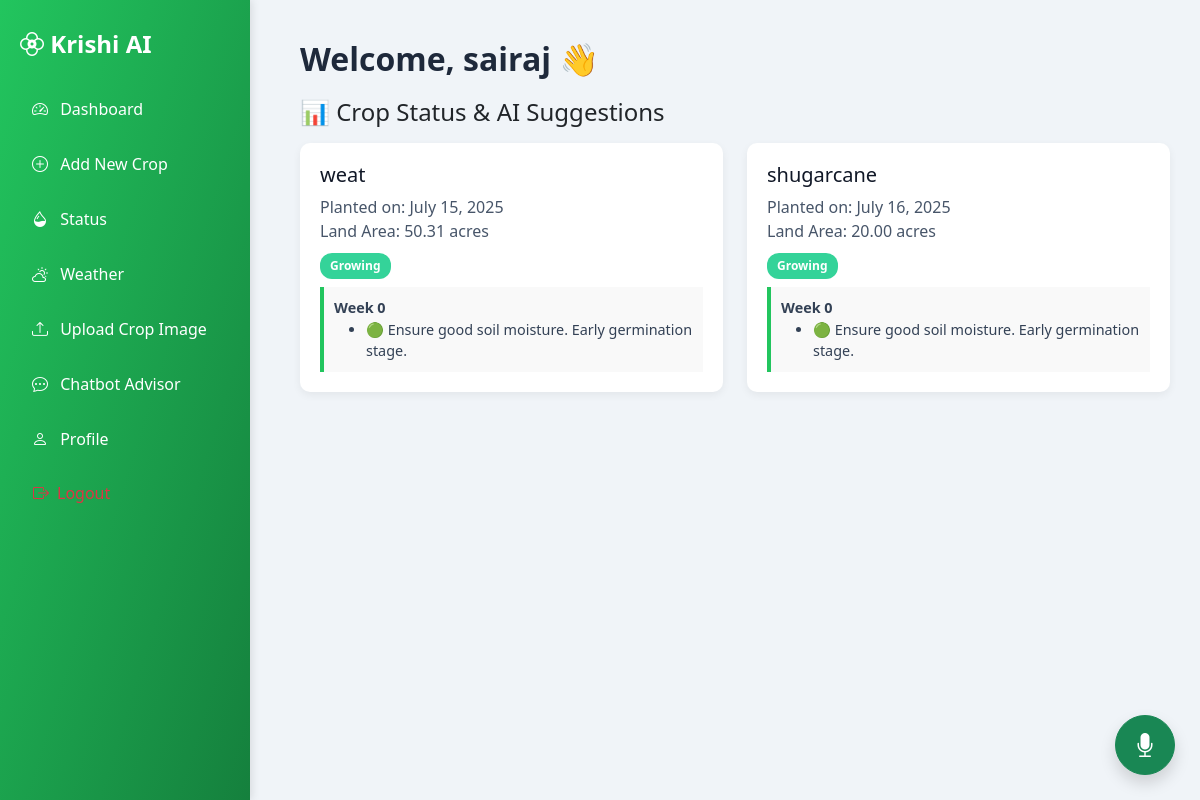
The page /dashboard/?action=status (signed in) on the database its author committed.
### crop_tracker/models.py (models this page shows, shortened)
class Crop(models.Model):
    STAGE_CHOICES = [
        ('germination', 'Germination'),
        ('vegetative', 'Vegetative'),
        ('flowering', 'Flowering'),
        ('harvest', 'Harvest'),
    ]
    user = models.ForeignKey(User, on_delete=models.CASCADE)
    name = models.CharField(max_length=50)
    date_planted = models.DateField()
    growth_stage = models.CharField(max_length=20, choices=STAGE_CHOICES)
    notes = models.TextField(blank=True)
    status = models.CharField(    max_length=20,
    choices=[('Growing', 'Growing'), ('Harvested', 'Harvested')],
    default='Growing'  # ← added default here
    )
    land_area = models.DecimalField(max_digits=10, decimal_places=2, help_text="In acres or hectares", default=1.0)

### crop_tracker/views.py (the view, shortened to what this page needs)
# urls.py: path('dashboard/', views.dashboard, name='dashboard'),
@login_required
def dashboard(request):
    profile, _ = UserProfile.objects.get_or_create(user=request.user)
    action = request.GET.get("action")
    show_form = action == "add"
    show_status = action == "status"
    show_weather = action == "weather"
    show_chatbot = action == "chatbot"
    show_upload = action == "upload"
    crops = Crop.objects.filter(user=request.user)
    growing_crops = crops.filter(status="Growing")
    dashboard_data = []
    for crop in growing_crops:
        info = get_crop_suggestion(crop)
        dashboard_data.append({
            "crop": crop,
            "weeks": info["weeks"],
            "suggestions": info["suggestions"]
        })
    weather_data = None
    return render(request, 'dashboard.html', {
    'crops': crops,
    'growing_crops': growing_crops,
    'dashboard_data': dashboard_data,
    'profile': profile,
    'show_form': show_form,
    'show_status': show_status,
    'show_weather': show_weather,
    'weather_data': weather_data,
    'show_chatbot': show_chatbot,
    'show_upload': show_upload,
    'action': action,
})

### crop_tracker/views.py (called while the page is built)
def get_crop_suggestion(crop):
    weeks = (date.today() - crop.date_planted).days // 7
    stage = crop.growth_stage
    suggestions = []
    if weeks < 2:
        suggestions.append("🟢 Ensure good soil moisture. Early germination stage.")
    elif stage == "vegetative":
        suggestions.append("🌱 Apply nitrogen-rich fertilizer.")
        suggestions.append("🧼 Watch for early pests like aphids.")
    elif stage == "flowering":
        suggestions.append("💧 Ensure consistent watering.")
        suggestions.append("🦟 Protect against fungal attacks.")
    elif stage == "harvest":
        suggestions.append("🌾 Prepare for harvest. Limit irrigation.")
    return {
        "weeks": weeks,
        "suggestions": suggestions
    }

### crop_tracker/templates/dashboard.html (shortened to what this page needs)
{% load static %}
<!DOCTYPE html>
<html lang="en">
<head>
  <link href="https://cdn.jsdelivr.net/npm/bootstrap@5.3.2/dist/css/bootstrap.min.css" rel="stylesheet" />
  <link href="https://cdn.jsdelivr.net/npm/bootstrap-icons@1.11.3/font/bootstrap-icons.css" rel="stylesheet" />
</head>
<body>
<div class="sidebar">
  <h4><i class="bi bi-flower2"></i> Krishi AI</h4>
  <a href="{% url 'dashboard' %}"><i class="bi bi-speedometer2 me-2"></i> Dashboard</a>
  <a href="{% url 'dashboard' %}?action=add"><i class="bi bi-plus-circle me-2"></i> Add New Crop</a>
  <a href="{% url 'dashboard' %}?action=status"><i class="bi bi-droplet-half me-2"></i> Status</a>
<a href="{% url 'dashboard' %}?action=weather"><i class="bi bi-cloud-sun me-2"></i> Weather</a>
<a href="{% url 'dashboard' %}?action=upload"><i class="bi bi-upload me-2"></i> Upload Crop Image</a>
  <a href="{% url 'dashboard' %}?action=chatbot"><i class="bi bi-chat-dots me-2"></i> Chatbot Advisor</a>
<a href="{% url 'dashboard' %}?action=profile"><i class="bi bi-person me-2"></i> Profile</a>
  <form method="POST" action="{% url 'logout' %}" style="margin: 0;">
  <button type="submit" class="sidebar-link btn btn-link text-start w-100 d-flex align-items-center text-danger" style="text-decoration: none;">
    <i class="bi bi-box-arrow-right me-2"></i> Logout
  </button>
</form>
</div>
<button id="mic-btn" class="btn btn-success rounded-circle shadow" style="
  position: fixed;
  bottom: 25px;
  right: 25px;
  width: 60px;
  height: 60px;
  font-size: 24px;
  z-index: 999;
">
  <i class="bi bi-mic-fill"></i>
</button>
<div class="main-content">
  <h2>Welcome, {{ request.user.first_name|default:request.user.username }} 👋</h2>
  {% if show_form %}
    <h4 class="mb-3">➕ Add New Crop</h4>
    {% if messages %}
      {% for message in messages %}<div class="alert alert-success mt-2">{{ message }}</div>{% endfor %}
    {% endif %}
    <form method="POST" class="row g-3 mt-2">
      {% csrf_token %}
      <div class="col-md-4">
        <input type="text" name="name" class="form-control" placeholder="Crop Name" required>
      </div>
      <div class="col-md-4">
        <input type="date" name="date" class="form-control" required>
      </div>
      <div class="col-md-3">
        <select name="status" class="form-select" required>
          <option value="">Select Status</option>
          <option value="Growing">Growing</option>
          <option value="Harvested">Harvested</option>
        </select>
      </div>
      <div class="col-md-4">
        <input type="number" step="0.01" name="land_area" class="form-control" placeholder="Land Area (acres)" required>
      </div>
      <div class="col-md-1 d-grid">
        <button type="submit" class="btn btn-success">Add</button>
      </div>
    </form>
    <hr class="my-4">
    <h4>🌿 Active Growing Crops</h4>
    <div class="row g-4">
      {% for item in dashboard_data %}
        <div class="col-md-6">
          <div class="crop-card">
            <h5>{{ item.crop.name }}</h5>
            <p>Planted on: {{ item.crop.date_planted }}</p>
            <span class="status-pill status-growing">{{ item.crop.status }}</span>
            <div class="suggestion-box">
              <strong>Week {{ item.weeks }}</strong>
              <ul class="mb-0">
                {% for tip in item.suggestions %}<li>{{ tip }}</li>{% endfor %}
              </ul>
            </div>
          </div>
        </div>
      {% empty %}<p class="text-muted">No growing crops yet. Add some above.</p>{% endfor %}
    </div>
  {% elif show_status %}
  <h4 class="mb-3">📊 Crop Status & AI Suggestions</h4>
  <div class="row g-4">
    {% for item in dashboard_data %}
      <div class="col-md-6">
        <div class="crop-card">
          <h5>{{ item.crop.name }}</h5>
          <p>Planted on: {{ item.crop.date_planted }}</p>
          <p>Land Area: {{ item.crop.land_area }} acres</p>
          <span class="status-pill
            {% if item.crop.status == 'Growing' %}status-growing
            {% elif item.crop.status == 'Harvested' %}status-harvested{% endif %}">
            {{ item.crop.status }}
          </span>
          <div class="suggestion-box mt-2">
            <strong>Week {{ item.weeks }}</strong>
            <ul class="mb-0">
              {% for tip in item.suggestions %}
                <li>{{ tip }}</li>
              {% endfor %}
            </ul>
          </div>
        </div>
      </div>
    {% empty %}
      <p class="text-muted">No crops available to show status. Add one from the sidebar.</p>
    {% endfor %}
  </div>
  {% endif %}
</div>
</body>
</html>

### crop_tracker/templates/dashboard.html (style rules this page uses)
body { background-color: #f0f4f8; font-family: "Segoe UI", Tahoma, Geneva, Verdana, sans-serif; margin: 0; }
.sidebar { position: fixed; top: 0; left: 0; width: 250px; height: 100vh; background: linear-gradient(to bottom right, #22c55e, #15803d); color: white; padding: 30px 20px; box-shadow: 2px 0 8px rgba(0, 0, 0, 0.1); }
.sidebar h4 { font-size: 1.5rem; margin-bottom: 30px; font-weight: bold; }
.sidebar a { display: block; color: white; text-decoration: none; margin: 15px 0; padding: 8px 12px; border-radius: 6px; transition: background 0.2s; }
.main-content { margin-left: 270px; padding: 40px 30px; }
.main-content h2 { font-weight: 600; margin-bottom: 20px; color: #1e293b; }
.crop-card { background-color: white; border-radius: 10px; padding: 20px; box-shadow: 0 3px 8px rgba(0, 0, 0, 0.06); transition: transform 0.2s; }
.crop-card h5 { margin-bottom: 8px; color: #111827; }
.crop-card p { margin: 0; color: #475569; }
.status-pill { display: inline-block; margin-top: 10px; padding: 4px 10px; border-radius: 12px; font-size: 0.75rem; font-weight: bold; color: white; }
.status-growing { background-color: #34d399; }
.suggestion-box { margin-top: 12px; background: #f9f9f9; padding: 10px; border-left: 4px solid #22c55e; font-size: 0.9rem; color: #334155; }

### rows shown on the page
Crop: crop.name "weat", crop.date_planted "July 15, 2025", crop.land_area "50.31", crop.status "Growing", weeks "0", suggestions "🟢 Ensure good soil moisture. Early germination stage."
Crop: crop.name "shugarcane", crop.date_planted "July 16, 2025", crop.land_area "20.00", crop.status "Growing", weeks "0", suggestions "🟢 Ensure good soil moisture. Early germination stage."

### other values the page prints
{{ request.user.first_name|default:request.user.username }} "sairaj"
